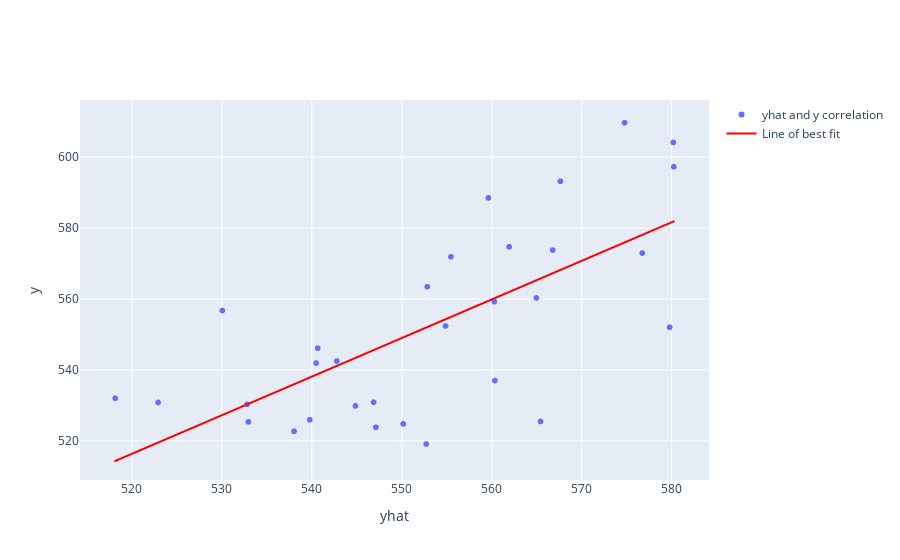

The notebook cell this image was saved under:
### Code cell
def correlation_line(df, x, y):
    scatter_data = go.Scattergl(
        x=df[x],
        y=df[y],
        mode='markers',
        name=x + ' and ' + y + ' correlation'
    )

    layout = go.Layout(
        xaxis=dict(
            title=x
        ),
        yaxis=dict(
            title=y)
    )

    # calculate best fit line
    denominator = (df[x] ** 2).sum() - df[x].mean() * df[x].sum()
    print('denominator', denominator)
    m = ((df[y] * df[x]).sum() - df[y].mean() * df[x].sum()) / denominator
    b = ((df[y].mean() * ((df[x] ** 2).sum())) - df[x].mean() * ((df[y] * df[x]).sum())) / denominator
    best_fit_line = m * df[x] + b

    best_fit_line = go.Scattergl(
        x=df[x],
        y=best_fit_line,
        name='Line of best fit',
        line=dict(
            color='red'
        )
    )

    data = [scatter_data, best_fit_line]
    figure = go.Figure(data=data, layout=layout)

    figure.show()


# yhat and y
correlation_line(cmp_df, cmp_df.columns[0], cmp_df.columns[3])

### Figure 1 — Plotly figure (JSON) as saved in the notebook; plotly's stock layout.template omitted (floating-point values rounded to 4 significant figures)
{"data": [{"mode": "markers", "name": "yhat and y correlation", "type": "scattergl", "x": [532.8, 546.9, 554.9, 560.3, 540.5, 522.9, 539.8, 552.7, 566.8, 574.8, 580.2, 560.3, 542.8, 559.6, 567.6, 576.7, 579.8, 580.2, 555.5, 532.9, 544.8, 552.8, 561.9, 565.0, 565.4, 540.7, 518.1, 530.0, 538.0, 547.1, 550.2], "y": [530.3, 530.9, 552.4, 559.2, 541.9, 530.8, 525.9, 519.1, 573.8, 609.7, 604.1, 537.0, 542.5, 588.5, 593.2, 572.9, 552.0, 597.3, 571.9, 525.3, 529.8, 563.4, 574.7, 560.3, 525.5, 546.1, 532.0, 556.7, 522.7, 523.8, 524.8]}, {"line": {"color": "red"}, "name": "Line of best fit", "type": "scattergl", "x": [532.8, 546.9, 554.9, 560.3, 540.5, 522.9, 539.8, 552.7, 566.8, 574.8, 580.2, 560.3, 542.8, 559.6, 567.6, 576.7, 579.8, 580.2, 555.5, 532.9, 544.8, 552.8, 561.9, 565.0, 565.4, 540.7, 518.1, 530.0, 538.0, 547.1, 550.2], "y": [530.3, 545.6, 554.3, 560.2, 538.6, 519.5, 537.8, 551.9, 567.2, 575.9, 581.8, 560.2, 541.1, 559.5, 568.2, 578.1, 581.4, 581.9, 554.9, 530.4, 543.4, 552.1, 562.0, 565.3, 565.8, 538.8, 514.3, 527.3, 535.9, 545.8, 549.1]}], "layout": {"xaxis": {"title": {"text": "yhat"}}, "yaxis": {"title": {"text": "y"}}}}
